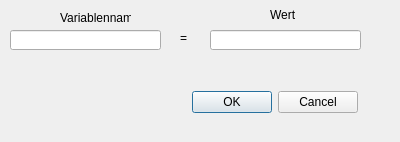
<?xml version="1.0" encoding="UTF-8"?>
<ui version="4.0">
 <class>VarDialog</class>
 <widget class="QDialog" name="VarDialog">
  <property name="geometry">
   <rect>
    <x>0</x>
    <y>0</y>
    <width>400</width>
    <height>142</height>
   </rect>
  </property>
  <property name="windowTitle">
   <string>Dialog</string>
  </property>
  <property name="styleSheet">
   <string notr="true">*[mandatoryField=&quot;true&quot;] { background-color: rgb(88, 88, 88) }</string>
  </property>
  <widget class="QLineEdit" name="ExpressionEdit">
   <property name="geometry">
    <rect>
     <x>10</x>
     <y>30</y>
     <width>151</width>
     <height>20</height>
    </rect>
   </property>
  </widget>
  <widget class="QLineEdit" name="ValueEdit">
   <property name="geometry">
    <rect>
     <x>210</x>
     <y>30</y>
     <width>151</width>
     <height>20</height>
    </rect>
   </property>
  </widget>
  <widget class="QLabel" name="label">
   <property name="geometry">
    <rect>
     <x>60</x>
     <y>10</y>
     <width>71</width>
     <height>16</height>
    </rect>
   </property>
   <property name="text">
    <string>Variablenname</string>
   </property>
  </widget>
  <widget class="QLabel" name="label_2">
   <property name="geometry">
    <rect>
     <x>270</x>
     <y>10</y>
     <width>38</width>
     <height>9</height>
    </rect>
   </property>
   <property name="text">
    <string>Wert</string>
   </property>
  </widget>
  <widget class="QLabel" name="label_3">
   <property name="geometry">
    <rect>
     <x>180</x>
     <y>30</y>
     <width>16</width>
     <height>16</height>
    </rect>
   </property>
   <property name="text">
    <string>=</string>
   </property>
  </widget>
  <widget class="QDialogButtonBox" name="buttonBox">
   <property name="geometry">
    <rect>
     <x>160</x>
     <y>90</y>
     <width>198</width>
     <height>25</height>
    </rect>
   </property>
   <property name="standardButtons">
    <set>QDialogButtonBox::Cancel|QDialogButtonBox::Ok</set>
   </property>
  </widget>
 </widget>
 <resources/>
 <connections/>
</ui>
